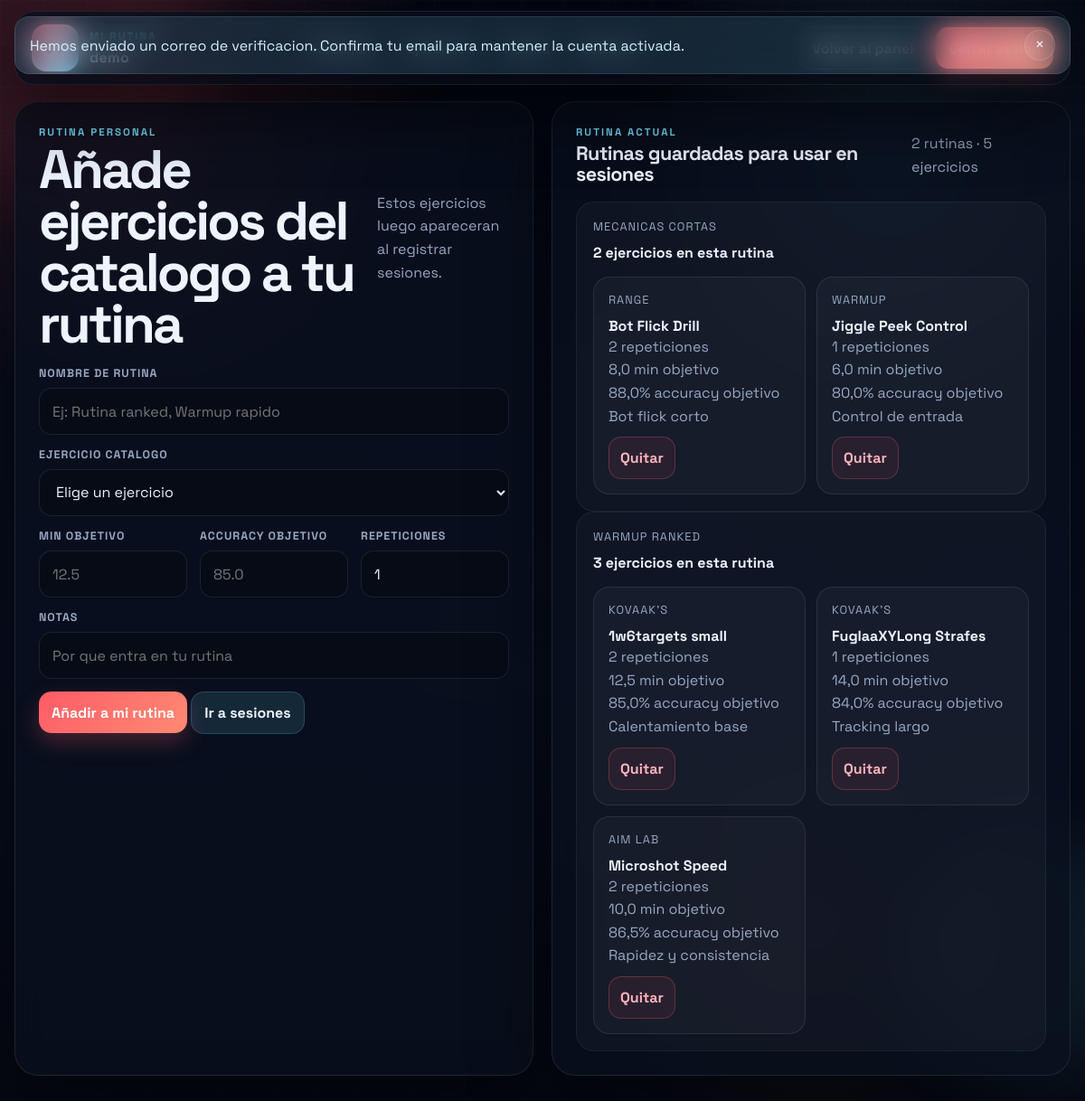
Page /routine.php (signed in) on the committed database.
### tables this page shows
CREATE TABLE IF NOT EXISTS users (
    id INT UNSIGNED NOT NULL AUTO_INCREMENT,
    username VARCHAR(50) NOT NULL,
    email VARCHAR(120) NOT NULL,
    password_hash VARCHAR(255) NOT NULL,
    email_verified_at TIMESTAMP NULL DEFAULT NULL,
    email_verification_token_hash CHAR(64) NULL,
    email_verification_sent_at TIMESTAMP NULL DEFAULT NULL,
    created_at TIMESTAMP NOT NULL DEFAULT CURRENT_TIMESTAMP,
    updated_at TIMESTAMP NOT NULL DEFAULT CURRENT_TIMESTAMP ON UPDATE CURRENT_TIMESTAMP,
    PRIMARY KEY (id),
    UNIQUE KEY uq_users_username (username),
    UNIQUE KEY uq_users_email (email)
);

CREATE TABLE IF NOT EXISTS user_routine_items (
    id INT UNSIGNED NOT NULL AUTO_INCREMENT,
    user_id INT UNSIGNED NOT NULL,
    routine_name VARCHAR(120) NOT NULL DEFAULT 'Rutina principal',
    exercise_id INT UNSIGNED NOT NULL,
    sort_order INT NOT NULL DEFAULT 0,
    repetitions INT UNSIGNED NOT NULL DEFAULT 1,
    target_minutes DECIMAL(6,2) NULL,
    target_accuracy DECIMAL(5,2) NULL,
    notes TEXT NULL,
    created_at TIMESTAMP NOT NULL DEFAULT CURRENT_TIMESTAMP,
    updated_at TIMESTAMP NOT NULL DEFAULT CURRENT_TIMESTAMP ON UPDATE CURRENT_TIMESTAMP,
    PRIMARY KEY (id),
    UNIQUE KEY uq_user_routine_user_name_exercise (user_id, routine_name, exercise_id),
    KEY idx_user_routine_user (user_id),
    KEY idx_user_routine_name (routine_name),
    KEY idx_user_routine_exercise (exercise_id),
    CONSTRAINT fk_user_routine_user
        FOREIGN KEY (user_id) REFERENCES users (id)
        ON DELETE CASCADE,
    CONSTRAINT fk_user_routine_exercise
        FOREIGN KEY (exercise_id) REFERENCES training_exercises (id)
        ON DELETE CASCADE
);

CREATE TABLE IF NOT EXISTS training_exercises (
    id INT UNSIGNED NOT NULL AUTO_INCREMENT,
    platform VARCHAR(40) NOT NULL,
    exercise_name VARCHAR(190) NOT NULL,
    notes TEXT NULL,
    created_at TIMESTAMP NOT NULL DEFAULT CURRENT_TIMESTAMP,
    updated_at TIMESTAMP NOT NULL DEFAULT CURRENT_TIMESTAMP ON UPDATE CURRENT_TIMESTAMP,
    PRIMARY KEY (id),
    UNIQUE KEY uq_training_exercises_platform_name (platform, exercise_name)
);

### app_context.php (called while the page is built, shortened)
<?php
function fetch_user_routine_items(PDO $pdo, int $userId): array
{
    $hasRepetitions = column_exists($pdo, 'user_routine_items', 'repetitions');
    $hasRoutineName = column_exists($pdo, 'user_routine_items', 'routine_name');
    $statement = $pdo->prepare(
        'SELECT uri.id, uri.user_id, ' . ($hasRoutineName ? 'uri.routine_name' : "'Rutina principal' AS routine_name") . ', uri.exercise_id, uri.sort_order, ' . ($hasRepetitions ? 'uri.repetitions' : '1 AS repetitions') . ', uri.target_minutes, uri.target_accuracy, uri.notes,
                te.platform, te.exercise_name, te.notes AS exercise_notes
         FROM user_routine_items uri
         INNER JOIN training_exercises te ON te.id = uri.exercise_id
         WHERE uri.user_id = :user_id
         ORDER BY ' . ($hasRoutineName ? 'uri.routine_name ASC,' : '') . ' uri.sort_order ASC, uri.id ASC'
    );
    $statement->execute(['user_id' => $userId]);
    return $statement->fetchAll();
}

### routine.php (the view, shortened to what this page needs)
<?php
require_once __DIR__ . '/db.php';
require_once __DIR__ . '/helpers.php';
require_once __DIR__ . '/app_context.php';
$pdo = null;
try {
    $pdo = db();
} catch (Throwable $throwable) {
    $dbError = 'No se pudo conectar a la base de datos. Revisa la configuracion de InfinityFree.';
}
$user = null;
$routineItems = [];
$routineNames = [];
$routineItemsByName = [];
if ($pdo instanceof PDO) {
    $user = current_user($pdo);
    $routineItems = fetch_user_routine_items($pdo, (int) $user['id']);
    foreach ($routineItems as $routineItem) {
      $routineName = trim((string) ($routineItem['routine_name'] ?? 'Rutina principal'));
      if (!isset($routineItemsByName[$routineName])) {
        $routineItemsByName[$routineName] = [];
        $routineNames[] = $routineName;
      }
      $routineItemsByName[$routineName][] = $routineItem;
    }
}
?>
<!doctype html>
<html lang="es">
<head>
  <link rel="stylesheet" href="styles.css?v=<?= h(asset_version('styles.css')) ?>" />
</head>
<body>
  <div class="bg-orb orb-a"></div>
  <div class="bg-orb orb-b"></div>
  <div class="bg-grid"></div>
  <?php if ($user && empty($user['email_verified_at'])): ?>
    <?= alert_box('info', 'Hemos enviado un correo de verificacion. Confirma tu email para mantener la cuenta activada.') ?>
  <?php endif; ?>
  <header class="site-header card">
    <div class="brand brand-lockup">
      <div class="brand-mark">VT</div>
      <div>
        <p class="eyebrow">Mi rutina</p>
        <h1><?= $user ? h($user['username']) : 'Training Log' ?></h1>
      </div>
    </div>
    <nav class="site-nav" aria-label="Principal">
      <a href="dashboard.php">Resumen</a>
      <a href="exercises.php">Ejercicios</a>
      <a href="routine.php">Rutina</a>
      <a href="sessions.php">Sesiones</a>
    </nav>
    <div class="header-actions">
      <a class="ghost-btn" href="dashboard.php">Volver al panel</a>
      <form action="actions.php" method="post" class="header-logout-form">
        <button class="primary-btn" type="submit">Cerrar sesion</button>
      </form>
    </div>
  </header>
  <main class="page-shell page-shell-two">
    <section class="card overview-card">
      <div class="section-title">
        <div>
          <p class="eyebrow">Rutina personal</p>
          <h2>Añade ejercicios del catalogo a tu rutina</h2>
        </div>
        <p class="small-muted">Estos ejercicios luego apareceran al registrar sesiones.</p>
      </div>
      <form class="entry-form compact-form" action="actions.php" method="post">
        <div class="form-grid-three">
          <label class="full">
            <span>Nombre de rutina</span>
            <input list="routineNameOptions" type="text" name="routine_name" placeholder="Ej: Rutina ranked, Warmup rapido" required />
          </label>
          <label class="full">
            <span>Ejercicio catalogo</span>
            <select name="exercise_id" required>
              <option value="">Elige un ejercicio</option>
            </select>
          </label>
          <label>
            <span>Min objetivo</span>
            <input type="text" name="target_minutes" placeholder="12.5" />
          </label>
          <label>
            <span>Accuracy objetivo</span>
            <input type="text" name="target_accuracy" placeholder="85.0" />
          </label>
          <label>
            <span>Repeticiones</span>
            <input type="number" name="routine_repetitions" min="1" value="1" />
          </label>
          <label class="full">
            <span>Notas</span>
            <input type="text" name="routine_item_notes" placeholder="Por que entra en tu rutina" />
          </label>
        </div>
        <div class="actions">
          <button class="primary-btn" type="submit">Añadir a mi rutina</button>
          <a class="secondary-btn" href="sessions.php">Ir a sesiones</a>
        </div>
      </form>
    </section>
    <section class="card overview-card">
      <div class="section-title">
        <div>
          <p class="eyebrow">Rutina actual</p>
          <h3>Rutinas guardadas para usar en sesiones</h3>
        </div>
        <p class="small-muted"><?= h((string) count($routineItemsByName)) ?> rutinas · <?= h((string) count($routineItems)) ?> ejercicios</p>
      </div>
      <?php foreach ($routineItemsByName as $routineName => $items): ?>
        <section class="sub-section">
          <div class="section-title tight">
            <div>
              <p class="panel-label"><?= h((string) $routineName) ?></p>
              <h4><?= h(format_int_es((int) count($items))) ?> ejercicios en esta rutina</h4>
            </div>
          </div>
          <div class="routine-grid">
            <?php foreach ($items as $routineItem): ?>
              <article class="routine-card">
                <div>
                  <p class="panel-label"><?= h((string) $routineItem['platform']) ?></p>
                  <h4><?= h((string) $routineItem['exercise_name']) ?></h4>
                  <p class="small-muted"><?= h(format_int_es((int) $routineItem['repetitions'])) ?> repeticiones</p>
                  <p class="small-muted"><?= h($routineItem['target_minutes'] !== null ? format_float_es((float) $routineItem['target_minutes'], 1) . ' min objetivo' : 'Sin min objetivo') ?></p>
                  <p class="small-muted"><?= h($routineItem['target_accuracy'] !== null ? format_float_es((float) $routineItem['target_accuracy'], 1) . '% accuracy objetivo' : 'Sin accuracy objetivo') ?></p>
                  <p class="small-muted"><?= h((string) ($routineItem['notes'] ?: 'Sin notas')) ?></p>
                </div>
                <form action="actions.php" method="post" onsubmit="return confirm('Eliminar este ejercicio de tu rutina?');">
                  <button class="row-action" type="submit">Quitar</button>
                </form>
              </article>
            <?php endforeach; ?>
          </div>
        </section>
      <?php endforeach; ?>
    </section>
  </main>
</body>
</html>

### rows in the picture
users: username "demo"
user_routine_items: exercise.platform "RANGE", exercise.exercise_name "Bot Flick Drill", repetitions "2", target_minutes "8,0 min objetivo", target_accuracy "88,0% accuracy objetivo", notes "Bot flick corto"
user_routine_items: exercise.platform "WARMUP", exercise.exercise_name "Jiggle Peek Control", repetitions "1", target_minutes "6,0 min objetivo", target_accuracy "80,0% accuracy objetivo", notes "Control de entrada"
user_routine_items: exercise.platform "KOVAAK'S", exercise.exercise_name "1w6targets small", repetitions "2", target_minutes "12,5 min objetivo", target_accuracy "85,0% accuracy objetivo", notes "Calentamiento base"
user_routine_items: exercise.platform "KOVAAK'S", exercise.exercise_name "FuglaaXYLong Strafes", repetitions "1", target_minutes "14,0 min objetivo", target_accuracy "84,0% accuracy objetivo", notes "Tracking largo"
user_routine_items: exercise.platform "AIM LAB", exercise.exercise_name "Microshot Speed", repetitions "2", target_minutes "10,0 min objetivo", target_accuracy "86,5% accuracy objetivo", notes "Rapidez y consistencia"

### other values in the picture
$message "Hemos enviado un correo de verificacion. Confirma tu email para mantener la cuenta activada."
count($routineItemsByName) "2"
count($routineItems) "5"
$routineName "MECANICAS CORTAS"
format_int_es((int) count($items)) "2"
$routineName "WARMUP RANKED"
format_int_es((int) count($items)) "3"
